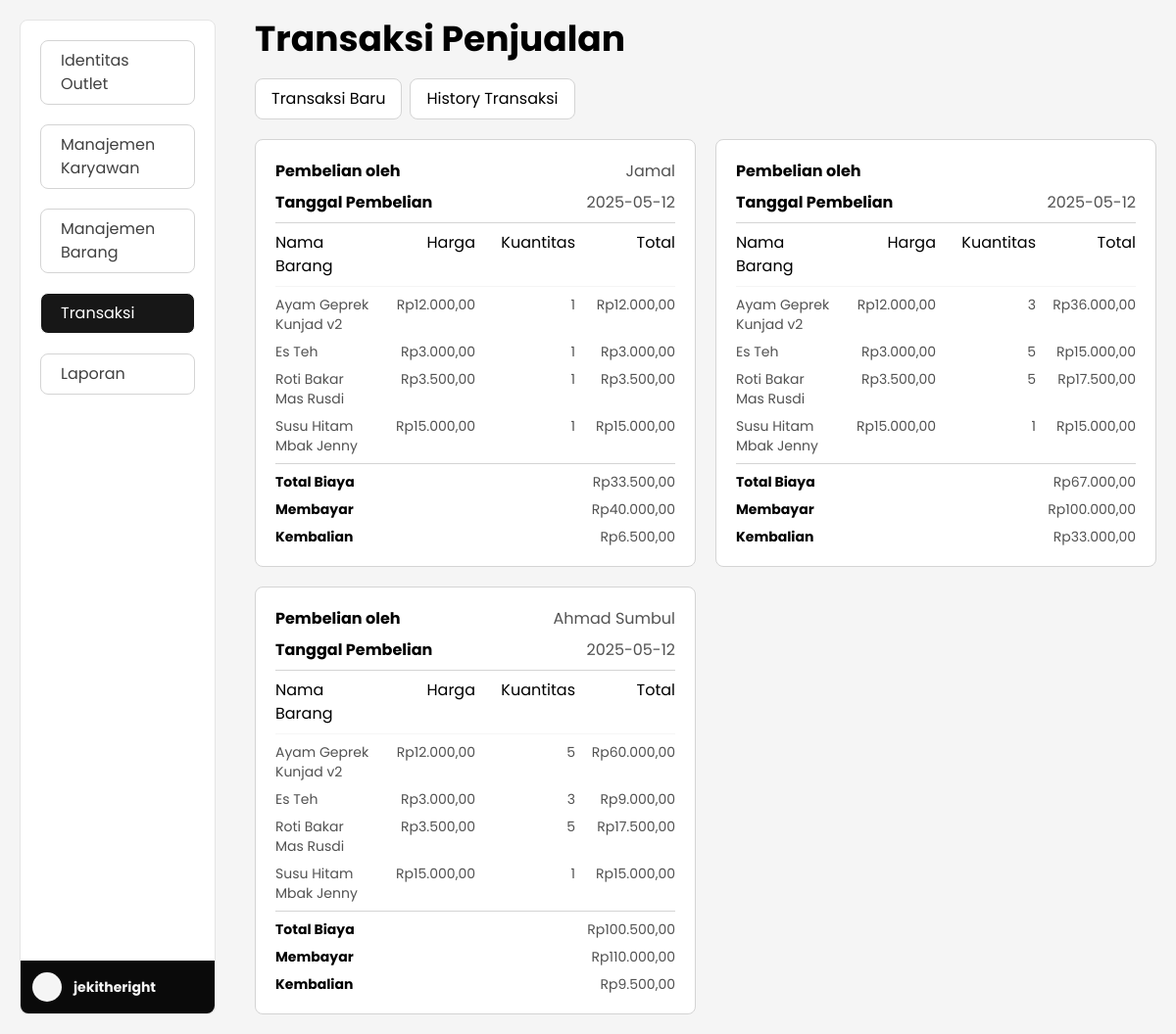
Screenshot of /transaksi_penjualan.php (signed in) with the database file from the repository.
### tables this page shows
CREATE TABLE `detail_barang_dibeli` (
  `id` int(11) NOT NULL,
  `transaksi_id` int(11) DEFAULT NULL,
  `nama_barang` varchar(100) DEFAULT NULL,
  `harga` varchar(100) DEFAULT NULL,
  `kuantitas` varchar(100) DEFAULT NULL
);

### config/db.php (called while the page is built, shortened)
<?php
class Db
{
    function getTransaction($connect)
    {
        try
        {
            $transaction = "SELECT t.id, t.nama_pembeli, t.tanggal_pembelian, t.uang_bayar, t.total_bayar, d.nama_barang, d.harga, d.kuantitas FROM transaksi as t LEFT JOIN detail_barang_dibeli as d ON t.id = d.transaksi_id ORDER BY t.id";
            $res = $connect->query($transaction);
            $data = [];
            while ($row = $res->fetch_assoc())
            {
                $id = $row['id'];
                if (!isset($data[$id]))
                {
                    $data[$id] = [
                        "nama_pembeli" => $row['nama_pembeli'],
                        "tanggal_pembelian" => $row['tanggal_pembelian'],
                        "uang_bayar" => $row['uang_bayar'],
                        "total_bayar" => $row['total_bayar']
                    ];
                }
                if ($row['nama_barang'])
                {
                    $data[$id]["barang_dibeli"][] = [
                        "nama_barang" => $row['nama_barang'],
                        "harga" => $row["harga"],
                        "kuantitas" => $row['kuantitas']
                    ];
                }
            }
            return $data;
        }
        catch (Exception $err)
        {
            return $err;
        }
    }
}
$db = new Db();

### config/utils.php (called while the page is built)
<?php
class Utils
{
    function currencyFormat($num)
    {
        return number_format($num, "2", ",", ".");
    }
}
$utils = new Utils;

### transaksi_penjualan.php (the view, shortened to what this page needs)
<?php
include("./config/connection.php");
include("./config/db.php");
include("./config/utils.php");
$total = 0;
$transaksi = $db->getTransaction($connect);
?>
<!doctype html>
<html>
<head>
    <link href="./src/output.css" rel="stylesheet">
</head>
<body class="overflow-x-hidden">
    <div class="w-full h-screen flex bg-neutral-100">
        <div class="w-[20%] h-full p-5">
            <div class="w-full h-full flex rounded-lg flex-col gap-5 p-5 relative bg-white border border-neutral-200">
                <a href="./outlet_identity.php">
                    <h1 class="text-neutral-700 border border-neutral-300 px-5 py-2 rounded-lg hover:bg-neutral-900 hover:text-white transition-all">Identitas Outlet</h1>
                </a>
                <a href="./manajemen_karyawan.php">
                    <h1 class="text-neutral-700 border border-neutral-300 px-5 py-2 rounded-lg hover:bg-neutral-900 hover:text-white transition-all">Manajemen Karyawan</h1>
                </a>
                <a href="./manajemen_barang.php">
                    <h1 class="text-neutral-700 border border-neutral-300 px-5 py-2 rounded-lg hover:bg-neutral-900 hover:text-white transition-all">Manajemen Barang</h1>
                </a>
                <a href="./transaksi_penjualan.php">
                    <h1 class="text-white bg-neutral-900 border borrder-neutral-300 px-5 py-2 rounded-lg transition-all">Transaksi</h1>
                </a>
                <a href="./laporan.php">
                    <h1 class="text-neutral-700 border border-neutral-300 px-5 py-2 rounded-lg hover:bg-neutral-900 hover:text-white transition-all">Laporan</h1>
                </a>
                <a href="./user_profile.php">
                    <div class="px-3 py-3 w-full absolute left-0 bottom-0 rounded-bl-lg rounded-br-lg bg-neutral-950 flex items-center gap-3 cursor-pointer hover:bg-neutral-800">
                        <div class="w-[30px] h-[30px] rounded-full bg-neutral-100"></div>
                        <h1 class="font-bold text-sm text-neutral-100"><?= $_SESSION['username'] ?></h1>
                    </div>
                </a>
            </div>
        </div>
        <div class="w-[80%] h-full p-5 overflow-y-scroll">
            <h1 class="text-4xl font-bold">Transaksi Penjualan</h1>
            <div class="flex gap-2 items-center">
                <button class="btn-tampil-transaksi bg-white rounded-lg px-4 py-2 border border-neutral-300 hover:bg-neutral-900 hover:text-white hover:cursor-pointer transaction-all mt-5">Transaksi Baru</button>
                <button class="btn-tampil-histori bg-white rounded-lg px-4 py-2 border border-neutral-300 hover:bg-neutral-900 hover:text-white hover:cursor-pointer transaction-all mt-5">History Transaksi</button>
            </div>
            <div class="w-full grid grid-cols-2 mt-5 gap-5 history ">
                <?php foreach ($transaksi as $transaksi)
                { ?>
                    <div class="p-5 bg-white rounded-lg border border-neutral-300  gap-2 flex flex-col">
                        <div class="flex items-start justify-between">
                            <h1 class="font-bold">Pembelian oleh</h1>
                            <h1 class="text-neutral-600"><?= $transaksi['nama_pembeli'] ?></h1>
                        </div>
                        <div class="flex items-start justify-between">
                            <h1 class="font-bold">Tanggal Pembelian</h1>
                            <h1 class="text-neutral-600"><?= $transaksi['tanggal_pembelian'] ?></h1>
                        </div>
                        <div class="w-full h-[1px] bg-neutral-300"></div>
                        <div class="w-full grid grid-cols-4">
                            <h1>Nama Barang</h1>
                            <h1 class="text-right">Harga</h1>
                            <h1 class="text-right">Kuantitas</h1>
                            <h1 class="text-right">Total</h1>
                        </div>
                        <div class="w-full h-[1px] bg-neutral-100"></div>
                        <?php foreach ($transaksi['barang_dibeli'] as $barang)
                        { ?>
                            <?php $total += $barang['harga'] ?>
                            <div class="w-full grid grid-cols-4">
                                <h1 class=" text-neutral-600 text-sm"><?= $barang['nama_barang'] ?></h1>
                                <h1 class="text-right text-neutral-600 text-sm">Rp<?= $utils->currencyFormat($barang['harga']) ?></h1>
                                <h1 class="text-right text-neutral-600 text-sm"><?= $barang['kuantitas'] ?></h1>
                                <h1 class="text-right text-neutral-600 text-sm">Rp<?= $utils->currencyFormat($barang['harga'] * $barang['kuantitas']) ?></h1>
                            </div>
                        <?php } ?>
                        <div class="w-full h-[1px] bg-neutral-300"></div>
                        <div class="flex justify-between">
                            <h1 class="font-bold text-sm">Total Biaya</h1>
                            <h1 class="text-sm text-neutral-600">Rp<?= $utils->currencyFormat($total) ?></h1>
                        </div>
                        <div class="flex justify-between">
                            <h1 class="font-bold text-sm">Membayar</h1>
                            <h1 class="text-sm text-neutral-600">Rp<?= $utils->currencyFormat($transaksi['uang_bayar']) ?></h1>
                        </div>
                        <div class="flex justify-between">
                            <h1 class="font-bold text-sm">Kembalian</h1>
                            <h1 class="text-sm text-neutral-600">Rp<?= $utils->currencyFormat($transaksi['uang_bayar'] - $total) ?></h1>
                        </div>
                    </div>
                <?php } ?>
            </div>
        </div>
    </div>
</body>
</html>

### rows the page displays
detail_barang_dibeli: nama_barang "Es Teh", harga "3.000,00", kuantitas "1", $utils->currencyFormat($barang['harga'] * $barang['kuantitas']) "3.000,00"
detail_barang_dibeli: nama_barang "Roti Bakar Mas Rusdi", harga "3.500,00", kuantitas "1", $utils->currencyFormat($barang['harga'] * $barang['kuantitas']) "3.500,00"
detail_barang_dibeli: nama_barang "Ayam Geprek Kunjad v2", harga "12.000,00", kuantitas "3", $utils->currencyFormat($barang['harga'] * $barang['kuantitas']) "36.000,00"
detail_barang_dibeli: nama_barang "Es Teh", harga "3.000,00", kuantitas "5", $utils->currencyFormat($barang['harga'] * $barang['kuantitas']) "15.000,00"
detail_barang_dibeli: nama_barang "Ayam Geprek Kunjad v2", harga "12.000,00", kuantitas "5", $utils->currencyFormat($barang['harga'] * $barang['kuantitas']) "60.000,00"

### other values shown
$_SESSION['username'] "jekitheright"
$transaksi['nama_pembeli'] "Jamal"
$transaksi['tanggal_pembelian'] "2025-05-12"
$barang['nama_barang'] "Ayam Geprek Kunjad v2"
$utils->currencyFormat($barang['harga']) "12.000,00"
$barang['kuantitas'] "1"
$utils->currencyFormat($barang['harga'] * $barang['kuantitas']) "12.000,00"
$barang['nama_barang'] "Susu Hitam Mbak Jenny"
$utils->currencyFormat($barang['harga']) "15.000,00"
$utils->currencyFormat($barang['harga'] * $barang['kuantitas']) "15.000,00"
$utils->currencyFormat($total) "33.500,00"
$utils->currencyFormat($transaksi['uang_bayar']) "40.000,00"
$utils->currencyFormat($transaksi['uang_bayar'] - $total) "6.500,00"
$barang['nama_barang'] "Roti Bakar Mas Rusdi"
$utils->currencyFormat($barang['harga']) "3.500,00"
